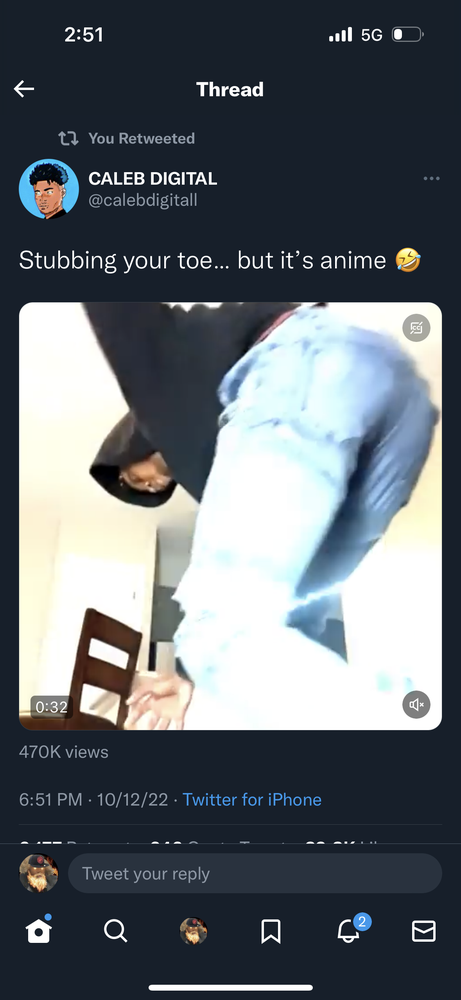
#> input picture tests/fixtures/00006_twitter.PNG, 461 x 1000 px, shrunk from 1179 x 2556 before the run
$ python preprocessing_data_loader.py ../tests/fixtures
#> lines starting #> are read from the running program, lines starting #| are printed output that depends on the picture
#!/usr/bin/env -S uv run --script
# /// script
# requires-python = ">=3.12"
# dependencies = [
#     "matplotlib",
# ]
# ///
"""Interactive bounding-box labeler — drag a rectangle on each screenshot.

Walks a dataset directory of class-labeled screenshots (one subfolder per
class), opens each image, and lets you drag a single bounding box with the
matplotlib RectangleSelector widget. The image path, dimensions, class index
and box corners are written to an output CSV with the header
``filename,width,height,class_num,xmin,ymin,xmax,ymax``.

Adapted from a labeling helper in
https://github.com/bossjones/practical-python-and-opencv-case-studies.

Usage:
    uv run contrib/preprocessing_data_loader.py DATASET_DIR
    uv run contrib/preprocessing_data_loader.py \\
        scratch/datasets/twitter_facebook_tiktok/test \\
        --output annotations.csv --shuffle --interactive
"""

from __future__ import annotations

import argparse
import csv
import random
from pathlib import Path

# Image file extensions discovered under the dataset directory (case-insensitive).
IMAGE_EXTENSIONS = frozenset({".png", ".jpg", ".jpeg", ".bmp", ".gif", ".webp"})

# CSV header for the annotations file written by this tool.
ANNOTATION_HEADER = (
    "filename",
    "width",
    "height",
    "class_num",
    "xmin",
    "ymin",
    "xmax",
    "ymax",
)


def discover_images(dataset_dir: Path) -> list[Path]:
    """Return all image files under ``dataset_dir``, recursively and sorted.

    Only files whose suffix is in :data:`IMAGE_EXTENSIONS` (case-insensitive)
    are included. Replaces fastai's ``get_image_files``.
    """
    return sorted(
        p
        for p in dataset_dir.rglob("*")
        if p.is_file() and p.suffix.lower() in IMAGE_EXTENSIONS
    )


def class_num_from_path(path: Path, label_to_num: dict[str, int]) -> int:
    """Return the class index for an image, keyed by its parent folder name.

    ``label_to_num`` maps a class folder name to its integer index. Raises
    ``KeyError`` if the parent folder is not a known class.
    """
    return label_to_num[path.parent.name]


def extents_to_bbox(
    extents: tuple[float, float, float, float],
) -> tuple[int, int, int, int]:
    """Convert a RectangleSelector ``extents`` tuple to an integer bounding box.

    ``extents`` is ``(xmin, xmax, ymin, ymax)`` (matplotlib's order); the result
    is ``(xmin, ymin, xmax, ymax)`` with each value truncated to an int.
    """
    xmin, xmax, ymin, ymax = extents
    return int(xmin), int(ymin), int(xmax), int(ymax)


def write_annotations(rows: list[tuple], output_path: Path) -> None:
    """Write annotation ``rows`` to ``output_path`` as CSV with a header.

    Each row is ``(filename, width, height, class_num, xmin, ymin, xmax,
    ymax)``; the header is :data:`ANNOTATION_HEADER`.
    """
    with output_path.open("w", newline="") as fh:
        writer = csv.writer(fh)
        writer.writerow(ANNOTATION_HEADER)
        writer.writerows(rows)


def _capture_bbox(
    image, interactive: bool = False
) -> tuple[float, float, float, float] | None:
    """Show an image with a RectangleSelector; block until the figure closes.

    Returns the selector ``extents`` ``(xmin, xmax, ymin, ymax)``, or None if
    no box was drawn. Press Enter or Escape to close. Requires a display; not
    unit-tested.
    """
    import matplotlib.pyplot as plt
    from matplotlib.backend_bases import MouseButton
    from matplotlib.widgets import RectangleSelector

    if interactive:
        plt.ion()

    fig, ax = plt.subplots()
    ax.imshow(image)
    selector = RectangleSelector(
        ax,
        lambda *_: None,
        useblit=True,
        button=[MouseButton.LEFT, MouseButton.RIGHT],
        minspanx=5,
        minspany=5,
        spancoords="pixels",
        interactive=True,
    )

    def on_key(event) -> None:
        if event.key in {"enter", "escape"}:
            plt.close(fig)

    fig.canvas.mpl_connect("key_press_event", on_key)
    plt.show()

    xmin, xmax, ymin, ymax = selector.extents
    if (xmin, xmax, ymin, ymax) == (0.0, 0.0, 0.0, 0.0):
        return None
    return xmin, xmax, ymin, ymax


def label_images(
    dataset_dir: Path, output: Path, shuffle: bool = False, interactive: bool = False
) -> int:
    """Run the interactive RectangleSelector loop. Returns a process exit code.

    Discovers every image under ``dataset_dir``, opens each one for a single
    drag-to-draw bounding box, and writes the collected annotations to
    ``output`` as CSV. The class index is derived from each image's parent
    folder name. The matplotlib loop blocks per image; Ctrl-C stops early and
    still writes whatever was labeled. Requires a display.
    """
#> called with shuffle = False, interactive = False
    import matplotlib.image as mpimg

    images = discover_images(dataset_dir)
    if not images:
        print(f"no images found under {dataset_dir}")
        return 1
    label_to_num = {
        name: i for i, name in enumerate(sorted({p.parent.name for p in images}))
    }

    if shuffle:
        random.shuffle(images)

    rows: list[tuple] = []
    try:
        for image_path in images:
            try:
                image = mpimg.imread(image_path)
#> image is the input picture: shape (1000, 461, 4) float32; mean R, G, B, A 0.376, 0.403, 0.428, 1
            except (OSError, ValueError):
                continue
            height, width = image.shape[0], image.shape[1]
#> height = 1000; width = 461
            extents = _capture_bbox(image, interactive=interactive)
#> in _capture_bbox, `plt.show()`:
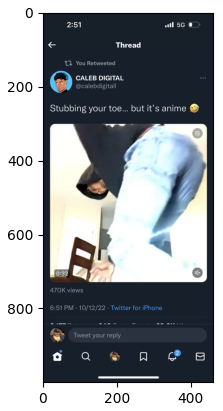
#> figure drawn by matplotlib, 1 panel
#> extents = (0, 0, 0, 1)
            if extents is None:
                continue
            xmin, ymin, xmax, ymax = extents_to_bbox(extents)
#> in extents_to_bbox, `xmin, xmax, ymin, ymax = extents`: xmin = 0; ymax = 1
#> xmin = 0; ymin = 0; xmax = 0; ymax = 1
            class_num = class_num_from_path(image_path, label_to_num)
            rows.append(
                (str(image_path), width, height, class_num, xmin, ymin, xmax, ymax)
            )
    except KeyboardInterrupt:
        pass

    write_annotations(rows, output)
    print(f"wrote {len(rows)} annotation(s) to {output}")
#| wrote 1 annotation(s) to annotations.csv
    return 0


def build_parser() -> argparse.ArgumentParser:
    """Build the command-line argument parser."""
    parser = argparse.ArgumentParser(
        prog="preprocessing_data_loader.py",
        description="Interactively label one bounding box per screenshot.",
    )
    parser.add_argument(
        "dataset_dir",
        type=Path,
        help="dataset directory with one subfolder of images per class label",
    )
    parser.add_argument(
        "--output",
        type=Path,
        default=Path("annotations.csv"),
        help="CSV file to write annotations to (default: annotations.csv)",
    )
    parser.add_argument(
        "--shuffle",
        action="store_true",
        help="shuffle image order before labeling",
    )
    parser.add_argument(
        "--interactive",
        action="store_true",
        help="enable matplotlib interactive mode (plt.ion())",
    )
    return parser


def main(argv: list[str] | None = None) -> int:
    """CLI entry point. Returns a process exit code."""
    args = build_parser().parse_args(argv)
    if not args.dataset_dir.is_dir():
        print(f"error: dataset dir not found: {args.dataset_dir}")
        return 1
    return label_images(
        args.dataset_dir,
        args.output,
        shuffle=args.shuffle,
        interactive=args.interactive,
    )


if __name__ == "__main__":
    raise SystemExit(main())
#> (the program exits here)
